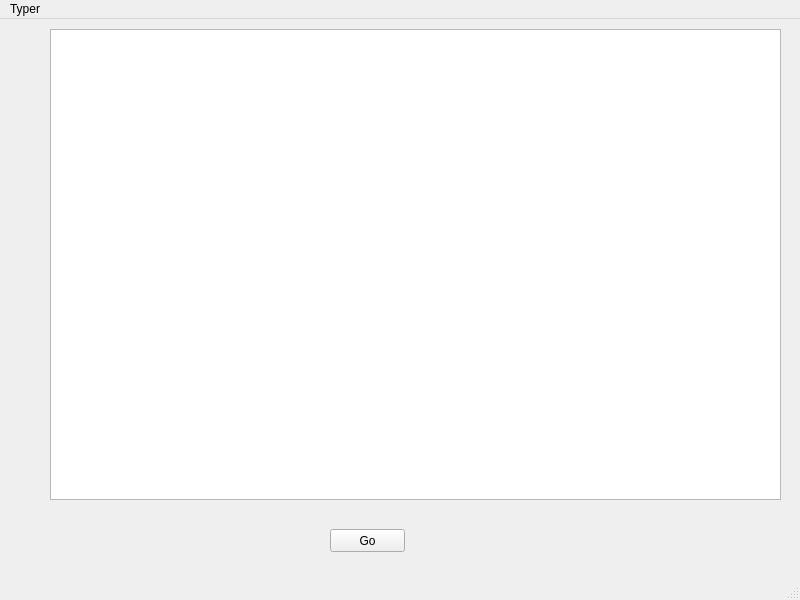
<?xml version="1.0" encoding="UTF-8"?>
<ui version="4.0">
 <class>MainWindow</class>
 <widget class="QMainWindow" name="MainWindow">
  <property name="geometry">
   <rect>
    <x>0</x>
    <y>0</y>
    <width>800</width>
    <height>600</height>
   </rect>
  </property>
  <property name="windowTitle">
   <string>MainWindow</string>
  </property>
  <widget class="QWidget" name="centralwidget">
   <widget class="QPushButton" name="pushButton">
    <property name="geometry">
     <rect>
      <x>330</x>
      <y>510</y>
      <width>75</width>
      <height>23</height>
     </rect>
    </property>
    <property name="text">
     <string>Go</string>
    </property>
   </widget>
   <widget class="QTextEdit" name="textEdit">
    <property name="geometry">
     <rect>
      <x>50</x>
      <y>10</y>
      <width>731</width>
      <height>471</height>
     </rect>
    </property>
   </widget>
  </widget>
  <widget class="QMenuBar" name="menubar">
   <property name="geometry">
    <rect>
     <x>0</x>
     <y>0</y>
     <width>800</width>
     <height>21</height>
    </rect>
   </property>
   <widget class="QMenu" name="menuTyper">
    <property name="title">
     <string>Typer</string>
    </property>
   </widget>
   <addaction name="menuTyper"/>
  </widget>
  <widget class="QStatusBar" name="statusbar"/>
 </widget>
 <resources/>
 <connections/>
</ui>
